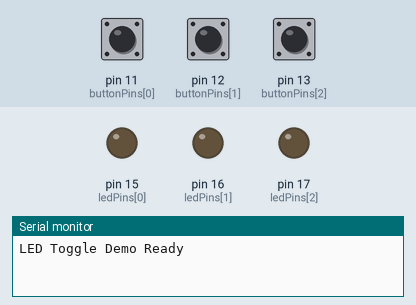
Bench run of a sketch on a simulated Arduino Uno, built with avr-gcc and run on an emulated ATmega328P. Shown: output pins drawn as LEDs (lit = HIGH), the last lines printed to the serial monitor. The test bench sets the inputs (shaded band); at power-on: pin 11 (buttonPins[0]) HIGH, pin 12 (buttonPins[1]) HIGH, pin 13 (buttonPins[2]) HIGH.

Above: at 1.2 s.
1.3 s: pin 11 (buttonPins[0]) pulled LOW for 0.15 s
At 1.7 s:
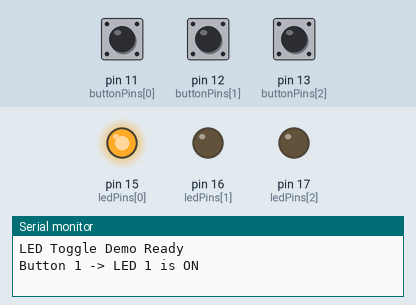
2.9 s: pin 12 (buttonPins[1]) pulled LOW for 0.15 s
At 4.1 s:
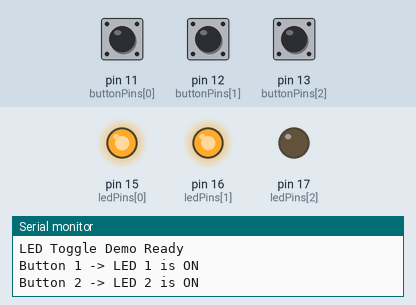
4.5 s: pin 13 (buttonPins[2]) pulled LOW for 0.15 s
At 5.4 s:
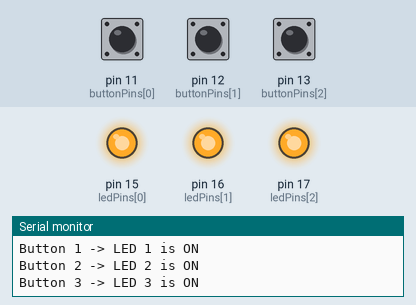
6.1 s: pin 11 (buttonPins[0]) pulled LOW for 1 s
At 6.7 s:
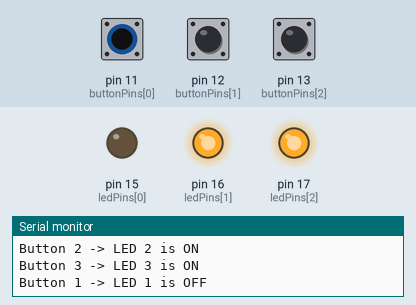
8.6 s: pin 12 (buttonPins[1]) pulled LOW for 1 s
At 9.9 s:
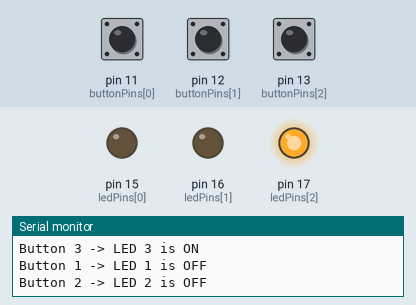
11.1 s: pin 11 (buttonPins[0]) pulled LOW for 0.15 s
At 11.8 s:
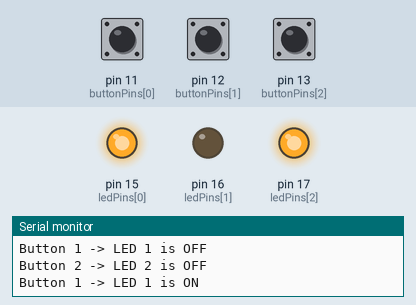
Timing chart, 0 to 13.7 s (numbered marks = the images above; inputs shaded):
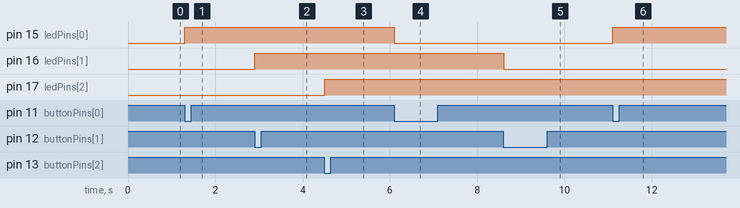

Measured:
- after the input at 1.3 s, pin 15 (ledPins[0]): LOW → HIGH at once
- after the input at 2.9 s, pin 16 (ledPins[1]): LOW → HIGH at once
- after the input at 4.5 s, pin 17 (ledPins[2]): LOW → HIGH at once
- after the input at 6.1 s, pin 15 (ledPins[0]): HIGH → LOW at once
- after the input at 8.6 s, pin 16 (ledPins[1]): HIGH → LOW at once
- after the input at 11.1 s, pin 15 (ledPins[0]): LOW → HIGH at once

The sketch:

02.led.ino
```cpp
/**
 * ESP32-S3 按钮控制 LED (Toggle模式)
 *
 * 接线:
 *   按钮1 -> GPIO 11 (另一端 -> GND)
 *   按钮2 -> GPIO 12 (另一端 -> GND)
 *   按钮3 -> GPIO 13 (另一端 -> GND)
 *   LED红 -> GPIO 15 (串联220Ω, 负极 -> GND)
 *   LED黄 -> GPIO 16 (串联220Ω, 负极 -> GND)
 *   LED绿 -> GPIO 17 (串联220Ω, 负极 -> GND)
 */

#include <Arduino.h>

const int buttonPins[] = {11, 12, 13};
const int ledPins[] = {15, 16, 17};
const int BUTTON_COUNT = 3;
bool lastButtonState[] = {HIGH, HIGH, HIGH};

void setup() {
    Serial.begin(115200);

    for (int i = 0; i < BUTTON_COUNT; i++) {
        pinMode(buttonPins[i], INPUT_PULLUP);
        pinMode(ledPins[i], OUTPUT);
    }

    Serial.println("LED Toggle Demo Ready");
}

void loop() {
    for (int i = 0; i < BUTTON_COUNT; i++) {
        int state = digitalRead(buttonPins[i]);

        if (state == LOW && lastButtonState[i] == HIGH) {
            digitalWrite(ledPins[i], !digitalRead(ledPins[i]));

            Serial.print("Button ");
            Serial.print(i + 1);
            Serial.print(" -> LED ");
            Serial.print(i + 1);
            Serial.print(" is ");
            Serial.println(digitalRead(ledPins[i]) ? "ON" : "OFF");
        }

        lastButtonState[i] = state;
    }

    delay(50);
}
```
